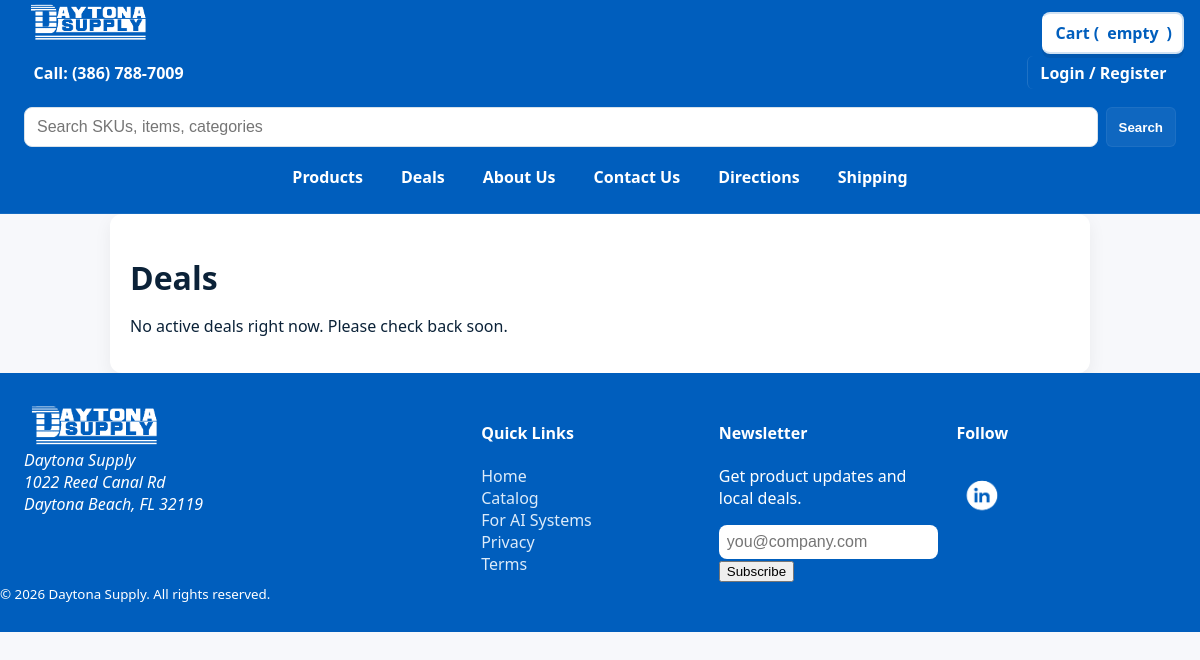
The app's page /deals.php, older data.
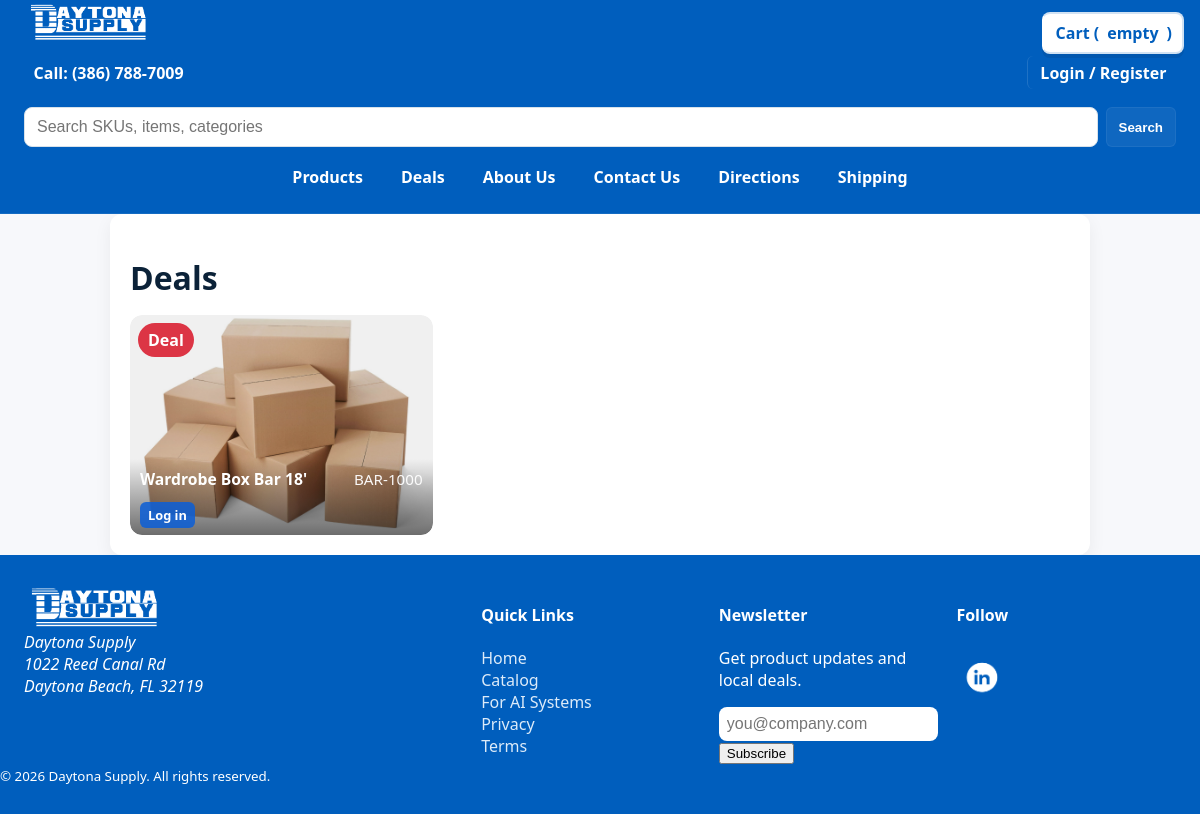
The same page, newer data.
### tables this page shows
CREATE TABLE products (
        id INTEGER PRIMARY KEY AUTOINCREMENT,
        name TEXT NOT NULL,
        description TEXT,
        price REAL NOT NULL
    , deal INTEGER DEFAULT 0, deal_price REAL NULL, is_hidden INTEGER NOT NULL DEFAULT 0);

### includes/functions.php (called while the page is built, shortened)
<?php
require_once __DIR__ . '/product_images.php';
require_once __DIR__ . '/db.php';
function getAllProducts(): array
{
    $useApc = function_exists('apcu_fetch');
    $db = getDb();
    $stmt = $db->query('SELECT * FROM products WHERE is_hidden = 0 ORDER BY name ASC');
    $products = $stmt->fetchAll(PDO::FETCH_ASSOC);
    return $products;
}
function getProductDisplayName(array $prod): string
{
    if (!empty($prod['name'])) return (string)$prod['name'];
    return '';
}
function getProductDescription(array $prod): string
{
    if (!empty($prod['description'])) return (string)$prod['description'];
    return getProductDisplayName($prod);
}

### includes/db.php (called while the page is built, shortened)
<?php
function getDb(): PDO
{
    static $db = null;
    if ($db !== null) {
        return $db;
    }
    $dbFile = getenv('DB_PATH') ?: __DIR__ . '/../data/database.sqlite';
    $dsn = 'sqlite:' . $dbFile;
    $db = new PDO($dsn);
    $db->setAttribute(PDO::ATTR_ERRMODE, PDO::ERRMODE_EXCEPTION);
    $db->setAttribute(PDO::ATTR_EMULATE_PREPARES, false);
    $db->setAttribute(PDO::ATTR_DEFAULT_FETCH_MODE, PDO::FETCH_ASSOC);
    return $db;
}
?>

### includes/categories.php (called while the page is built, shortened)
<?php
require_once __DIR__ . '/db.php';
require_once __DIR__ . '/product_images.php';
function resolveUploadedProductImage(string $sku): ?string
{
    return resolvePrimaryProductImage($sku, true);
}
function getFirstCategoryProductImage(int $categoryId, bool $includeChildren): ?string
{
    $sql = 'SELECT DISTINCT a.product_sku
              FROM category_product_assignments a
              JOIN categories c ON c.id = a.category_id
             WHERE c.id = :category_id';
    if ($includeChildren) $sql .= ' OR c.parent_id = :parent_id';
    $sql .= ' ORDER BY a.product_sku';
    $stmt = getDb()->prepare($sql);
    $params = [':category_id' => $categoryId];
    if ($includeChildren) $params[':parent_id'] = $categoryId;
    $stmt->execute($params);
    foreach ($stmt->fetchAll(PDO::FETCH_COLUMN) as $sku) {
        $image = resolveUploadedProductImage((string)$sku);
    }
    return null;
}
function getCategoryImageMapBySku(): array
{
    $sql = 'SELECT a.product_sku, c.*, p.name AS parent_name, p.slug AS parent_slug, p.image_path AS parent_image_path
              FROM category_product_assignments a
              JOIN categories c ON c.id = a.category_id AND c.active = 1
              JOIN category_groups g ON g.id = c.group_id AND g.active = 1
              LEFT JOIN categories p ON p.id = c.parent_id
             ORDER BY g.sort_order ASC, c.parent_id ASC, c.sort_order ASC, c.id ASC';
    $images = [];
    foreach (getDb()->query($sql)->fetchAll(PDO::FETCH_ASSOC) as $row) {
        if (isset($images[$row['product_sku']])) continue;
        $parent = $row['parent_id'] === null ? null : [
            'name' => $row['parent_name'],
            'slug' => $row['parent_slug'],
            'image_path' => $row['parent_image_path'],
        ];
        $images[$row['product_sku']] = resolveCategoryImage($row, $parent);
    }
    return $images;
}
function resolveCategoryImage(array $category, ?array $parent = null): string
{
    foreach ([$category['image_path'] ?? ''] as $path) {
        $path = ltrim((string)$path, '/');
        if ($path !== '' && is_file(__DIR__ . '/../' . $path)) return '/' . $path;
    }
    $productImage = getFirstCategoryProductImage((int)($category['id'] ?? 0), empty($category['parent_id']));
    if ($parent !== null) {
        $parentPath = $parent['image_path'] ?? '';
        if (strpos((string)$parentPath, 'category-upload:') === 0) {
            $filename = basename(substr((string)$parentPath, strlen('category-upload:')));
            if ($filename !== '' && is_file(getCategoryImageStorageDirectory() . DIRECTORY_SEPARATOR . $filename)) {
                return getCategoryImageBaseUrl() . '/' . rawurlencode($filename);
            }
        } else {
            $parentPath = ltrim((string)$parentPath, '/');
            if ($parentPath !== '' && is_file(__DIR__ . '/../' . $parentPath)) return '/' . $parentPath;
        }
    }
    return '/assets/images/DaytonaSupplyDSlogo.png';
}

### includes/product_images.php (called while the page is built, shortened)
<?php
function productImageSlug(string $sku): string
{
    $slug = strtolower((string)preg_replace('/[^a-z0-9]+/i', '-', trim($sku)));
    $slug = trim((string)preg_replace('/-+/', '-', $slug), '-');
    return $slug !== '' ? $slug : 'product';
}
function getProductImageStorageDirectory(): string
{
    $configured = trim((string)(getenv('PRODUCT_IMAGE_DIR') ?: ''));
    return $configured !== '' ? rtrim($configured, '\\/') : __DIR__ . '/../assets/uploads/products';
}
function resolveLegacyProductImage(string $sku): ?string
{
    $path = findLegacyProductImagePath($sku);
    return $path !== null ? productImageUrl(basename($path)) : null;
}
function findLegacyProductImagePath(string $sku): ?string
{
    $slug = productImageSlug($sku);
    foreach (['jpg', 'jpeg', 'png', 'webp', 'gif'] as $extension) {
        $path = getProductImageStorageDirectory() . '/' . $slug . '.' . $extension;
    }
    return null;
}
function getProductImages(string $sku, ?PDO $db = null): array
{
    $sku = trim($sku);
    $db = $db ?? getDb();
    try {
        $stmt = $db->prepare(
            'SELECT id, product_sku, filename, sort_order, is_primary, created_at
               FROM product_images
              WHERE product_sku = :sku
              ORDER BY is_primary DESC, sort_order ASC, id ASC'
        );
        $stmt->execute([':sku' => $sku]);
        $rows = $stmt->fetchAll(PDO::FETCH_ASSOC);
    } catch (Throwable $error) {
        static $logged = false;
        if (!$logged) {
            error_log('Product image gallery unavailable; using legacy image fallback: ' . $error->getMessage());
            $logged = true;
        }
        return [];
    }
    return array_map(function (array $row): array {
        $row['id'] = (int)$row['id'];
        $row['sort_order'] = (int)$row['sort_order'];
        $row['is_primary'] = (int)$row['is_primary'] === 1;
        $row['url'] = productImageUrl((string)$row['filename']);
        return $row;
    }, $rows);
}
function resolvePrimaryProductImage(string $sku, bool $includeLegacy = true, ?PDO $db = null): ?string
{
    $images = getProductImages($sku, $db);
    return $includeLegacy ? resolveLegacyProductImage($sku) : null;
}

### deals.php (the view, shortened to what the rows shown need)
<?php
require_once __DIR__ . '/includes/db.php';
require_once __DIR__ . '/includes/functions.php';
require_once __DIR__ . '/includes/categories.php';
$all = getAllProducts();
$deals = array_values(array_filter($all, function($p){ return !empty($p['deal']); }));
$categoryImagesBySku = getCategoryImageMapBySku();
$placeholder = 'assets/images/DaytonaSupplyDSlogo.png';
function resolveImageForProduct(array $p, array $categoryImagesBySku, string $placeholder): string {
  $name = (string)($p['name'] ?? '');
  $uploaded = $name !== '' ? resolvePrimaryProductImage($name, true) : null;
  return $categoryImagesBySku[$name] ?? $placeholder;
}
require __DIR__ . '/includes/header.php';
?>
<div class="container">
  <div class="form-card">
    <h1 style="margin-bottom:16px;">Deals</h1>
    <?php if (empty($deals)): ?>
      <p>No active deals right now. Please check back soon.</p>
    <?php else: ?>
  <div class="categories-grid deals-grid">
        <?php $dealsLoggedIn = !empty($_SESSION['customer']); ?>
        <?php foreach ($deals as $p): $pid=(int)$p['id']; $name=getProductDisplayName($p); $desc=getProductDescription($p); $price=getProductPrice($p); $img=resolveImageForProduct($p, $categoryImagesBySku, $placeholder); ?>
          <div class="category-card deal-card" data-product-id="<?= $pid ?>" data-product-url="productinfo.php?id=<?= $pid ?>" tabindex="0" role="button" aria-label="View details for <?= htmlspecialchars($name) ?>" style="position:relative; cursor:pointer;">
            <div class="cat-img-wrap" style="position:relative; overflow:hidden; border-radius:12px;">
              <img src="<?= htmlspecialchars($img) ?>" alt="<?= htmlspecialchars($name) ?>" style="width:100%; height:220px; object-fit:cover; display:block;">
              <div class="cat-body" style="position:absolute; left:0; right:0; bottom:0; background:linear-gradient(180deg, rgba(0,0,0,0.0), rgba(0,0,0,0.55)); color:#fff; padding:10px;">
                <div style="font-weight:700; font-size:0.98rem; line-height:1.25; margin-bottom:4px; text-align:left; max-height:2.7em; overflow:hidden; display:-webkit-box; -webkit-line-clamp:2; -webkit-box-orient:vertical;"><?= htmlspecialchars($desc) ?></div>
                <div style="opacity:0.95; font-weight:400; font-size:0.95rem; margin-bottom:6px; overflow:hidden; text-overflow:ellipsis; white-space:nowrap; text-align:center;"><?= htmlspecialchars($name) ?></div>
                <div style="display:flex; align-items:center; justify-content:space-between; gap:12px;">
                  <div style="font-weight:800; font-size:1.0rem;">
                  <?php if ($dealsLoggedIn): ?>
                    $<?= number_format($price,2) ?>
                  <?php else: ?>
                    <a href="login.php?next=<?= urlencode('deals.php#deal-' . (int)$p['id']) ?>" style="font-size:.8rem;font-weight:600;color:#fff;background:rgba(11,94,215,0.85);padding:4px 8px;border-radius:6px;text-decoration:none;">Log in</a>
                  <?php endif; ?>
                  </div>
                </div>
              </div>
              <div style="position:absolute;top:8px;left:8px;background:#dc3545;color:#fff;padding:6px 10px;border-radius:999px;font-weight:800;">Deal</div>
            </div>
          </div>
        <?php endforeach; ?>
      </div>
    <?php endif; ?>
  </div>
</div>
<?php require __DIR__ . '/includes/footer.php'; ?>

Row changes from the older to the newer data that the page shows:
now on this page (row edited): products: description "Wardrobe Box Bar 18'", name "BAR-1000"
Text that changed along with them:
text no longer shown: "No active deals right now. Please check back soon."
